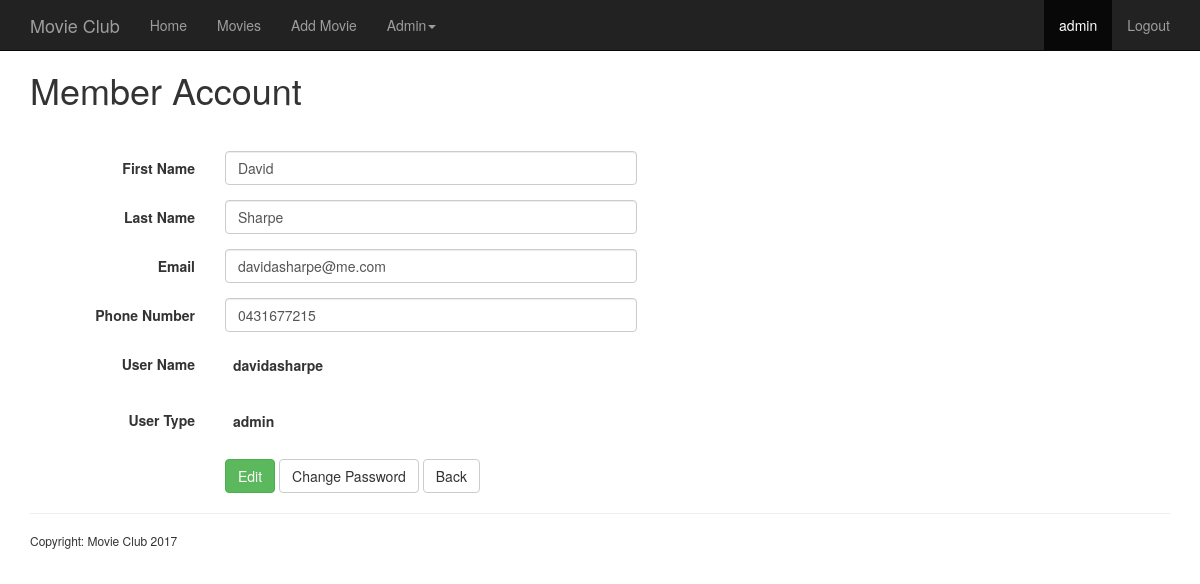
The page /account.php?id=6 (signed in) on the database its author committed.
### tables this page shows
CREATE TABLE `members` (
  `MemberID` int(10) UNSIGNED NOT NULL,
  `UserType` enum('member','admin') NOT NULL DEFAULT 'member',
  `FirstName` varchar(50) DEFAULT NULL,
  `LastName` varchar(50) DEFAULT NULL,
  `Email` varchar(50) DEFAULT NULL,
  `Phone` varchar(20) DEFAULT NULL,
  `UserName` varchar(50) DEFAULT NULL,
  `Password` varchar(255) DEFAULT NULL
);

### includes/functions.php (called while the page is built, shortened)
<?php
function get_member($member_id){
  global $connection;
  $query_member = "SELECT *
                   FROM members
                   WHERE MemberID = {$member_id}";
  $result_member = mysqli_query($connection, $query_member);
  return $result_member;
}
?>

### public/account.php (the view, shortened to what this page needs)
<?php
  require_once('../includes/session.php');
  require_once('../includes/functions.php');
  include('../includes/header.php');
  $member_id = $_GET["id"];
  $result_member = "";
  get_member($member_id);
  $member = mysqli_fetch_assoc($result_member);
  $user_name = $member["UserName"];
  $user_type = $member["UserType"];
  $first_name = $member["FirstName"];
  $last_name = $member["LastName"];
  $email = $member["Email"];
  $phone = $member["Phone"];
?>
 <div class="container">
   <div class="main">
     <div class="starter-template">
       <h1>Member Account</h1>
       <form action="<?php htmlspecialchars($_SERVER['PHP_SELF']); ?>" method="post" class="form-horizontal">
        <div class="form-group">
          <div class="form-group">
            <div class="col-sm-2">
            </div>
            <div class="col-sm-5">
            </div>
          </div>
        </div>
        <div class="form-group">
          <label for="first_name" class="col-sm-2 control-label">First Name</label>
          <div class="col-sm-5">
            <input type="texbox" name="first_name" id="first_name" class="form-control" data-validation="required" value="<?php echo htmlspecialchars($first_name); ?>">
          </div>
          <div class="col-sm-5">
          </div>
        </div>
        <div class="form-group">
          <label for="last_name" class="col-sm-2 control-label">Last Name</label>
          <div class="col-sm-5">
            <input type="texbox" name="last_name" id="last_name" class="form-control" data-validation="required" value="<?php echo htmlspecialchars($last_name); ?>">
          </div>
          <div class="col-sm-5">
          </div>
        </div>
        <div class="form-group">
          <label for="email" class="col-sm-2 control-label">Email</label>
          <div class="col-sm-5">
            <input type="email" name="email" id="email" class="form-control" data-validation="required" value="<?php echo htmlspecialchars($email); ?>">
          </div>
          <div class="col-sm-5">
          </div>
        </div>
        <div class="form-group">
          <label for="phone" class="col-sm-2 control-label">Phone Number</label>
          <div class="col-sm-5">
            <input type="texbox" name="phone" id="phone" class="form-control" value="<?php echo htmlspecialchars($phone); ?>">
          </div>
          <div class="col-sm-5">
          </div>
        </div>
        <div class="form-group">
        <label for="user_name" class="col-sm-2 control-label">User Name</label>
          <div class="col-sm-5">
            <?php echo "<label style='padding:8px'>" . $user_name . "</label>"; ?>
          </div>
          <div class="col-sm-5">
          </div>
        </div>
        <div class="form-group">
          <label for="user_type" class="col-sm-2 control-label">User Type</label>
          <div class="col-sm-5">
            <?php echo "<label style='padding:8px'>" . $user_type . "</label>"; ?>
          </div>
          <div class="col-sm-5">
          </div>
        </div>
        <div class="form-group">
          <div class="col-sm-offset-2 col-sm-10">
            <input type="submit" name="submit" value="Edit" class="btn btn-success" />
            <a type="button" href="password.php" class="btn btn-default">Change Password</a>
            <?php
              if ($_SESSION["user_type"] == "admin"){
                echo "<a type='button' href='manage_members.php' class='btn btn-default'>Back</a>";
              }
            ?>
          </div>
        </div>
      </form>
     </div>
   </div>
<?php
  include('../includes/footer.php');
?>

### public/css/site.css (style rules this page uses)
.main { margin-top: 70px; }
.form-control { width: 90%; }

### rows shown on the page
members: first_name "David", last_name "Sharpe", email "davidasharpe@me.com", phone "0431677215", UserName "davidasharpe", UserType "admin"

### other values the page prints
$user_name "admin"
